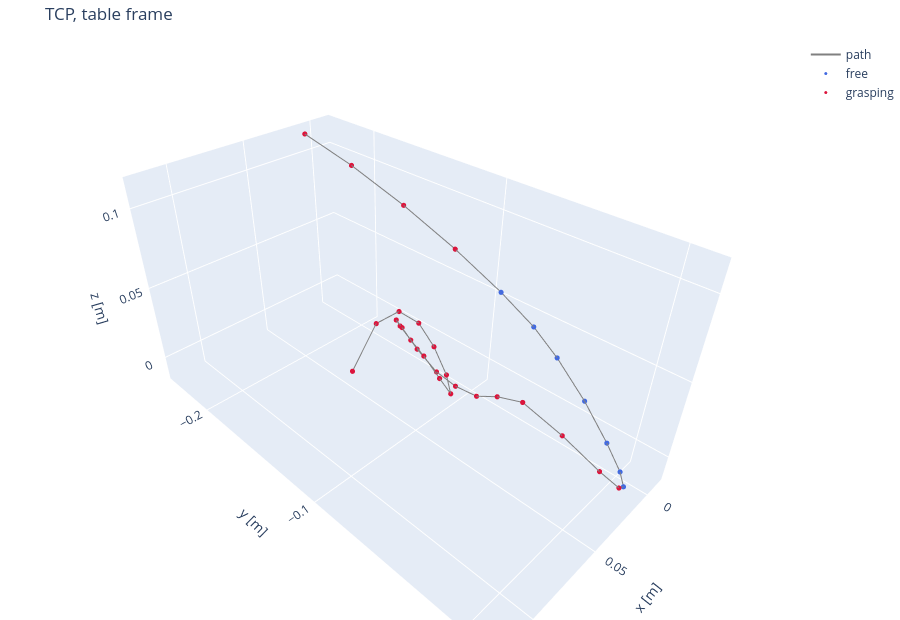
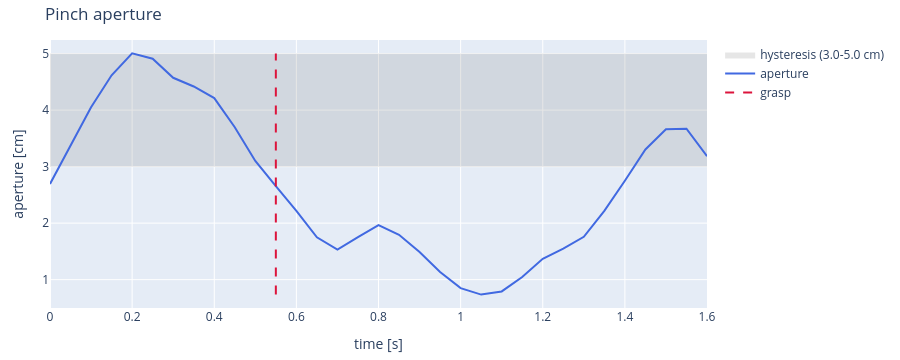

The code cell stored with these charts, in order, in its notebook:
### Code cell
trajectory_figure(demo.tcp_pos_table, demo.is_grasping, "TCP, table frame").show()
aperture_figure(
    demo.timestamps_s,
    demo.pinch_aperture_m,
    close_threshold_m=0.03,
    open_threshold_m=0.05,
    grasp_frame_idx=demo.grasp_frame_idx,
    release_frame_idx=demo.release_frame_idx,
).show()

### Figure 1 — Plotly figure (JSON) as saved in the notebook; plotly's stock layout.template omitted (floating-point values rounded to 4 significant figures)
{"data": [{"hoverinfo": "skip", "line": {"color": "gray", "width": 2}, "mode": "lines", "name": "path", "type": "scatter3d", "x": [0.01062, 0.0173, 0.01708, 0.01207, 0.004416, -0.003512, -0.009653, -0.01099, -0.008023, -0.0005364, 0.009706, 0.02032, 0.03064, 0.03912, 0.04644, 0.05318, 0.05884, 0.06326, 0.06585, 0.06649, 0.06599, 0.06566, 0.06564, 0.066, 0.06656, 0.06721, 0.06868, 0.0704, 0.0744, 0.08135, 0.09122, 0.1044, 0.1211], "y": [-0.2343, -0.1846, -0.1432, -0.1095, -0.0827, -0.06479, -0.0513, -0.03122, -0.01234, 0.001401, 0.008881, 0.01062, 0.003309, -0.01504, -0.03459, -0.04479, -0.05274, -0.06246, -0.07265, -0.08517, -0.09605, -0.1004, -0.09772, -0.09003, -0.08059, -0.06938, -0.06072, -0.06255, -0.06747, -0.07083, -0.0733, -0.0736, -0.07048], "z": [0.114, 0.1099, 0.09891, 0.08307, 0.06446, 0.0469, 0.02989, 0.01022, -0.006359, -0.01277, -0.01038, -0.001579, 0.01229, 0.02931, 0.04273, 0.04419, 0.04312, 0.04623, 0.05078, 0.05824, 0.06546, 0.06771, 0.06541, 0.06096, 0.05652, 0.04933, 0.04576, 0.05723, 0.07316, 0.088, 0.09764, 0.09766, 0.08361]}, {"customdata": [4, 5, 6, 7, 8, 9, 10], "hovertemplate": "sample %{customdata}<br>x=%{x:.3f} y=%{y:.3f} z=%{z:.3f} m<extra>%{fullData.name}</extra>", "marker": {"color": "royalblue", "size": 3}, "mode": "markers", "name": "free", "type": "scatter3d", "x": [0.004416, -0.003512, -0.009653, -0.01099, -0.008023, -0.0005364, 0.009706], "y": [-0.0827, -0.06479, -0.0513, -0.03122, -0.01234, 0.001401, 0.008881], "z": [0.06446, 0.0469, 0.02989, 0.01022, -0.006359, -0.01277, -0.01038]}, {"customdata": [0, 1, 2, 3, 11, 12, 13, 14, 15, 16, 17, 18, 19, 20, 21, 22, 23, 24, 25, 26, 27, 28, 29, 30, 31, 32], "hovertemplate": "sample %{customdata}<br>x=%{x:.3f} y=%{y:.3f} z=%{z:.3f} m<extra>%{fullData.name}</extra>", "marker": {"color": "crimson", "size": 3}, "mode": "markers", "name": "grasping", "type": "scatter3d", "x": [0.01062, 0.0173, 0.01708, 0.01207, 0.02032, 0.03064, 0.03912, 0.04644, 0.05318, 0.05884, 0.06326, 0.06585, 0.06649, 0.06599, 0.06566, 0.06564, 0.066, 0.06656, 0.06721, 0.06868, 0.0704, 0.0744, 0.08135, 0.09122, 0.1044, 0.1211], "y": [-0.2343, -0.1846, -0.1432, -0.1095, 0.01062, 0.003309, -0.01504, -0.03459, -0.04479, -0.05274, -0.06246, -0.07265, -0.08517, -0.09605, -0.1004, -0.09772, -0.09003, -0.08059, -0.06938, -0.06072, -0.06255, -0.06747, -0.07083, -0.0733, -0.0736, -0.07048], "z": [0.114, 0.1099, 0.09891, 0.08307, -0.001579, 0.01229, 0.02931, 0.04273, 0.04419, 0.04312, 0.04623, 0.05078, 0.05824, 0.06546, 0.06771, 0.06541, 0.06096, 0.05652, 0.04933, 0.04576, 0.05723, 0.07316, 0.088, 0.09764, 0.09766, 0.08361]}], "layout": {"height": 620, "margin": {"b": 0, "l": 0, "r": 0, "t": 40}, "scene": {"aspectmode": "data", "camera": {"up": {"x": 0, "y": 0, "z": 1}}, "xaxis": {"title": {"text": "x [m]"}}, "yaxis": {"title": {"text": "y [m]"}}, "zaxis": {"title": {"text": "z [m]"}}}, "title": {"text": "TCP, table frame"}}}

### Figure 2 — Plotly figure (JSON) as saved in the notebook; plotly's stock layout.template omitted (floating-point values rounded to 4 significant figures)
{"data": [{"fill": "toself", "fillcolor": "rgba(128,128,128,0.2)", "hoverinfo": "skip", "line": {"width": 0}, "mode": "lines", "name": "hysteresis (3.0-5.0 cm)", "type": "scatter", "x": [0.0, 1.6, 1.6, 0.0, 0.0], "y": [3.0, 3.0, 5.0, 5.0, 3.0]}, {"customdata": [0, 1, 2, 3, 4, 5, 6, 7, 8, 9, 10, 11, 12, 13, 14, 15, 16, 17, 18, 19, 20, 21, 22, 23, 24, 25, 26, 27, 28, 29, 30, 31, 32], "hovertemplate": "t=%{x:.2f} s<br>%{y:.2f} cm<br>sample %{customdata}<extra></extra>", "line": {"color": "royalblue"}, "mode": "lines", "name": "aperture", "type": "scatter", "x": [0.0, 0.05, 0.1, 0.15, 0.2, 0.25, 0.3, 0.35, 0.4, 0.45, 0.5, 0.55, 0.6, 0.65, 0.7, 0.75, 0.8, 0.85, 0.9, 0.95, 1.0, 1.05, 1.1, 1.15, 1.2, 1.25, 1.3, 1.35, 1.4, 1.45, 1.5, 1.55, 1.6], "y": [2.693, 3.383, 4.051, 4.617, 5.004, 4.909, 4.572, 4.418, 4.213, 3.698, 3.101, 2.653, 2.216, 1.75, 1.531, 1.754, 1.964, 1.793, 1.488, 1.137, 0.8504, 0.7354, 0.7912, 1.047, 1.37, 1.549, 1.759, 2.217, 2.749, 3.305, 3.662, 3.672, 3.184]}, {"hovertemplate": "grasp: sample 11, t=0.55 s<extra></extra>", "line": {"color": "crimson", "dash": "dash"}, "mode": "lines", "name": "grasp", "type": "scatter", "x": [0.55, 0.55], "y": [0.7354, 5.004]}], "layout": {"height": 360, "hovermode": "x unified", "margin": {"b": 40, "l": 50, "r": 10, "t": 40}, "title": {"text": "Pinch aperture"}, "xaxis": {"title": {"text": "time [s]"}}, "yaxis": {"title": {"text": "aperture [cm]"}}}}
